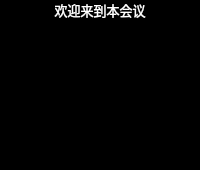
<?xml version="1.0" encoding="UTF-8"?>
<ui version="4.0">
 <class>UserShow</class>
 <widget class="QWidget" name="UserShow">
  <property name="geometry">
   <rect>
    <x>0</x>
    <y>0</y>
    <width>200</width>
    <height>170</height>
   </rect>
  </property>
  <property name="minimumSize">
   <size>
    <width>200</width>
    <height>170</height>
   </size>
  </property>
  <property name="font">
   <font>
    <family>楷体</family>
    <pointsize>10</pointsize>
   </font>
  </property>
  <property name="windowTitle">
   <string>Form</string>
  </property>
  <property name="styleSheet">
   <string notr="true">background-color: rgb(0, 0, 0);
color: rgb(255, 255, 255);</string>
  </property>
  <layout class="QVBoxLayout" name="verticalLayout">
   <property name="spacing">
    <number>0</number>
   </property>
   <property name="leftMargin">
    <number>0</number>
   </property>
   <property name="topMargin">
    <number>0</number>
   </property>
   <property name="rightMargin">
    <number>0</number>
   </property>
   <property name="bottomMargin">
    <number>0</number>
   </property>
   <item>
    <widget class="QLabel" name="lb_name">
     <property name="minimumSize">
      <size>
       <width>0</width>
       <height>20</height>
      </size>
     </property>
     <property name="maximumSize">
      <size>
       <width>16777215</width>
       <height>20</height>
      </size>
     </property>
     <property name="text">
      <string>欢迎来到本会议</string>
     </property>
     <property name="alignment">
      <set>Qt::AlignCenter</set>
     </property>
    </widget>
   </item>
   <item>
    <spacer name="verticalSpacer">
     <property name="orientation">
      <enum>Qt::Vertical</enum>
     </property>
     <property name="sizeHint" stdset="0">
      <size>
       <width>20</width>
       <height>147</height>
      </size>
     </property>
    </spacer>
   </item>
  </layout>
 </widget>
 <resources/>
 <connections/>
</ui>
